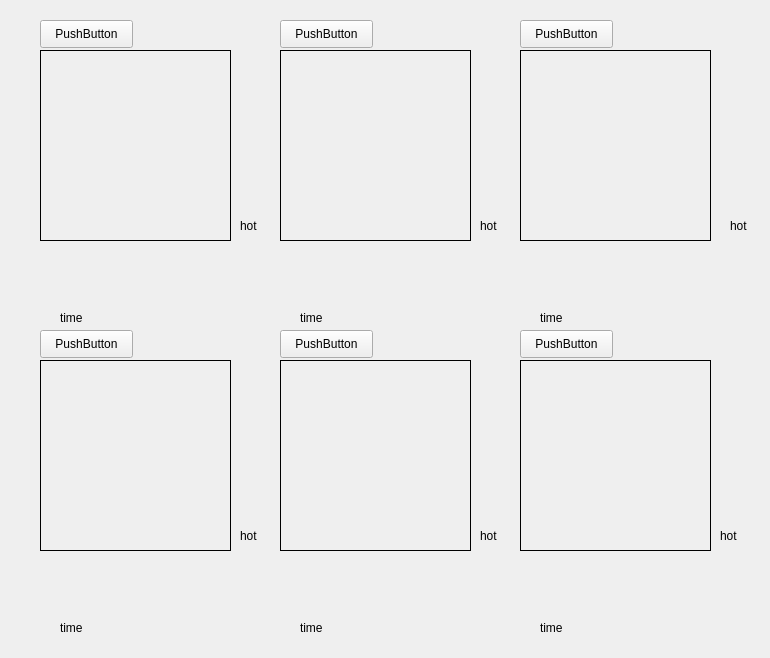
<?xml version="1.0" encoding="UTF-8"?>
<ui version="4.0">
 <class>Pic_Show</class>
 <widget class="QWidget" name="Pic_Show">
  <property name="geometry">
   <rect>
    <x>0</x>
    <y>0</y>
    <width>770</width>
    <height>658</height>
   </rect>
  </property>
  <property name="windowTitle">
   <string>Form</string>
  </property>
  <widget class="QLabel" name="pic1">
   <property name="geometry">
    <rect>
     <x>40</x>
     <y>50</y>
     <width>191</width>
     <height>191</height>
    </rect>
   </property>
   <property name="frameShape">
    <enum>QFrame::Box</enum>
   </property>
   <property name="text">
    <string/>
   </property>
  </widget>
  <widget class="QLabel" name="pic2">
   <property name="geometry">
    <rect>
     <x>280</x>
     <y>50</y>
     <width>191</width>
     <height>191</height>
    </rect>
   </property>
   <property name="frameShape">
    <enum>QFrame::Box</enum>
   </property>
   <property name="text">
    <string/>
   </property>
  </widget>
  <widget class="QLabel" name="pic3">
   <property name="geometry">
    <rect>
     <x>520</x>
     <y>50</y>
     <width>191</width>
     <height>191</height>
    </rect>
   </property>
   <property name="frameShape">
    <enum>QFrame::Box</enum>
   </property>
   <property name="text">
    <string/>
   </property>
  </widget>
  <widget class="QLabel" name="pic4">
   <property name="geometry">
    <rect>
     <x>40</x>
     <y>360</y>
     <width>191</width>
     <height>191</height>
    </rect>
   </property>
   <property name="frameShape">
    <enum>QFrame::Box</enum>
   </property>
   <property name="text">
    <string/>
   </property>
  </widget>
  <widget class="QLabel" name="pic5">
   <property name="geometry">
    <rect>
     <x>280</x>
     <y>360</y>
     <width>191</width>
     <height>191</height>
    </rect>
   </property>
   <property name="frameShape">
    <enum>QFrame::Box</enum>
   </property>
   <property name="text">
    <string/>
   </property>
  </widget>
  <widget class="QLabel" name="pic6">
   <property name="geometry">
    <rect>
     <x>520</x>
     <y>360</y>
     <width>191</width>
     <height>191</height>
    </rect>
   </property>
   <property name="frameShape">
    <enum>QFrame::Box</enum>
   </property>
   <property name="text">
    <string/>
   </property>
  </widget>
  <widget class="QLabel" name="name1">
   <property name="geometry">
    <rect>
     <x>80</x>
     <y>250</y>
     <width>101</width>
     <height>16</height>
    </rect>
   </property>
   <property name="text">
    <string/>
   </property>
  </widget>
  <widget class="QLabel" name="name2">
   <property name="geometry">
    <rect>
     <x>320</x>
     <y>250</y>
     <width>101</width>
     <height>16</height>
    </rect>
   </property>
   <property name="text">
    <string/>
   </property>
  </widget>
  <widget class="QLabel" name="name3">
   <property name="geometry">
    <rect>
     <x>560</x>
     <y>250</y>
     <width>101</width>
     <height>16</height>
    </rect>
   </property>
   <property name="text">
    <string/>
   </property>
  </widget>
  <widget class="QLabel" name="name4">
   <property name="geometry">
    <rect>
     <x>70</x>
     <y>560</y>
     <width>101</width>
     <height>16</height>
    </rect>
   </property>
   <property name="text">
    <string/>
   </property>
  </widget>
  <widget class="QLabel" name="name5">
   <property name="geometry">
    <rect>
     <x>310</x>
     <y>560</y>
     <width>101</width>
     <height>16</height>
    </rect>
   </property>
   <property name="text">
    <string/>
   </property>
  </widget>
  <widget class="QLabel" name="name6">
   <property name="geometry">
    <rect>
     <x>550</x>
     <y>560</y>
     <width>101</width>
     <height>16</height>
    </rect>
   </property>
   <property name="text">
    <string/>
   </property>
  </widget>
  <widget class="QLabel" name="artist1">
   <property name="geometry">
    <rect>
     <x>80</x>
     <y>280</y>
     <width>101</width>
     <height>16</height>
    </rect>
   </property>
   <property name="text">
    <string/>
   </property>
  </widget>
  <widget class="QLabel" name="artist2">
   <property name="geometry">
    <rect>
     <x>320</x>
     <y>280</y>
     <width>101</width>
     <height>16</height>
    </rect>
   </property>
   <property name="text">
    <string/>
   </property>
  </widget>
  <widget class="QLabel" name="artist3">
   <property name="geometry">
    <rect>
     <x>560</x>
     <y>280</y>
     <width>101</width>
     <height>16</height>
    </rect>
   </property>
   <property name="text">
    <string/>
   </property>
  </widget>
  <widget class="QLabel" name="artist4">
   <property name="geometry">
    <rect>
     <x>70</x>
     <y>590</y>
     <width>101</width>
     <height>16</height>
    </rect>
   </property>
   <property name="text">
    <string/>
   </property>
  </widget>
  <widget class="QLabel" name="artist5">
   <property name="geometry">
    <rect>
     <x>310</x>
     <y>590</y>
     <width>101</width>
     <height>16</height>
    </rect>
   </property>
   <property name="text">
    <string/>
   </property>
  </widget>
  <widget class="QLabel" name="artist6">
   <property name="geometry">
    <rect>
     <x>550</x>
     <y>590</y>
     <width>101</width>
     <height>16</height>
    </rect>
   </property>
   <property name="text">
    <string/>
   </property>
  </widget>
  <widget class="QLabel" name="time1">
   <property name="geometry">
    <rect>
     <x>60</x>
     <y>310</y>
     <width>181</width>
     <height>16</height>
    </rect>
   </property>
   <property name="text">
    <string>time</string>
   </property>
  </widget>
  <widget class="QLabel" name="time2">
   <property name="geometry">
    <rect>
     <x>300</x>
     <y>310</y>
     <width>181</width>
     <height>16</height>
    </rect>
   </property>
   <property name="text">
    <string>time</string>
   </property>
  </widget>
  <widget class="QLabel" name="time3">
   <property name="geometry">
    <rect>
     <x>540</x>
     <y>310</y>
     <width>171</width>
     <height>16</height>
    </rect>
   </property>
   <property name="text">
    <string>time</string>
   </property>
  </widget>
  <widget class="QLabel" name="time4">
   <property name="geometry">
    <rect>
     <x>60</x>
     <y>620</y>
     <width>181</width>
     <height>16</height>
    </rect>
   </property>
   <property name="text">
    <string>time</string>
   </property>
  </widget>
  <widget class="QLabel" name="time5">
   <property name="geometry">
    <rect>
     <x>300</x>
     <y>620</y>
     <width>171</width>
     <height>16</height>
    </rect>
   </property>
   <property name="text">
    <string>time</string>
   </property>
  </widget>
  <widget class="QLabel" name="time6">
   <property name="geometry">
    <rect>
     <x>540</x>
     <y>620</y>
     <width>191</width>
     <height>16</height>
    </rect>
   </property>
   <property name="text">
    <string>time</string>
   </property>
  </widget>
  <widget class="QLabel" name="hot1">
   <property name="geometry">
    <rect>
     <x>240</x>
     <y>210</y>
     <width>61</width>
     <height>31</height>
    </rect>
   </property>
   <property name="text">
    <string>hot</string>
   </property>
  </widget>
  <widget class="QLabel" name="hot2">
   <property name="geometry">
    <rect>
     <x>480</x>
     <y>210</y>
     <width>61</width>
     <height>31</height>
    </rect>
   </property>
   <property name="text">
    <string>hot</string>
   </property>
  </widget>
  <widget class="QLabel" name="hot3">
   <property name="geometry">
    <rect>
     <x>730</x>
     <y>210</y>
     <width>61</width>
     <height>31</height>
    </rect>
   </property>
   <property name="text">
    <string>hot</string>
   </property>
  </widget>
  <widget class="QLabel" name="hot4">
   <property name="geometry">
    <rect>
     <x>240</x>
     <y>520</y>
     <width>61</width>
     <height>31</height>
    </rect>
   </property>
   <property name="text">
    <string>hot</string>
   </property>
  </widget>
  <widget class="QLabel" name="hot5">
   <property name="geometry">
    <rect>
     <x>480</x>
     <y>520</y>
     <width>61</width>
     <height>31</height>
    </rect>
   </property>
   <property name="text">
    <string>hot</string>
   </property>
  </widget>
  <widget class="QLabel" name="hot6">
   <property name="geometry">
    <rect>
     <x>720</x>
     <y>520</y>
     <width>61</width>
     <height>31</height>
    </rect>
   </property>
   <property name="text">
    <string>hot</string>
   </property>
  </widget>
  <widget class="QPushButton" name="show1">
   <property name="geometry">
    <rect>
     <x>40</x>
     <y>20</y>
     <width>93</width>
     <height>28</height>
    </rect>
   </property>
   <property name="text">
    <string>PushButton</string>
   </property>
  </widget>
  <widget class="QPushButton" name="show2">
   <property name="geometry">
    <rect>
     <x>280</x>
     <y>20</y>
     <width>93</width>
     <height>28</height>
    </rect>
   </property>
   <property name="text">
    <string>PushButton</string>
   </property>
  </widget>
  <widget class="QPushButton" name="show3">
   <property name="geometry">
    <rect>
     <x>520</x>
     <y>20</y>
     <width>93</width>
     <height>28</height>
    </rect>
   </property>
   <property name="text">
    <string>PushButton</string>
   </property>
  </widget>
  <widget class="QPushButton" name="show4">
   <property name="geometry">
    <rect>
     <x>40</x>
     <y>330</y>
     <width>93</width>
     <height>28</height>
    </rect>
   </property>
   <property name="text">
    <string>PushButton</string>
   </property>
  </widget>
  <widget class="QPushButton" name="show5">
   <property name="geometry">
    <rect>
     <x>280</x>
     <y>330</y>
     <width>93</width>
     <height>28</height>
    </rect>
   </property>
   <property name="text">
    <string>PushButton</string>
   </property>
  </widget>
  <widget class="QPushButton" name="show6">
   <property name="geometry">
    <rect>
     <x>520</x>
     <y>330</y>
     <width>93</width>
     <height>28</height>
    </rect>
   </property>
   <property name="text">
    <string>PushButton</string>
   </property>
  </widget>
 </widget>
 <resources/>
 <connections/>
</ui>
